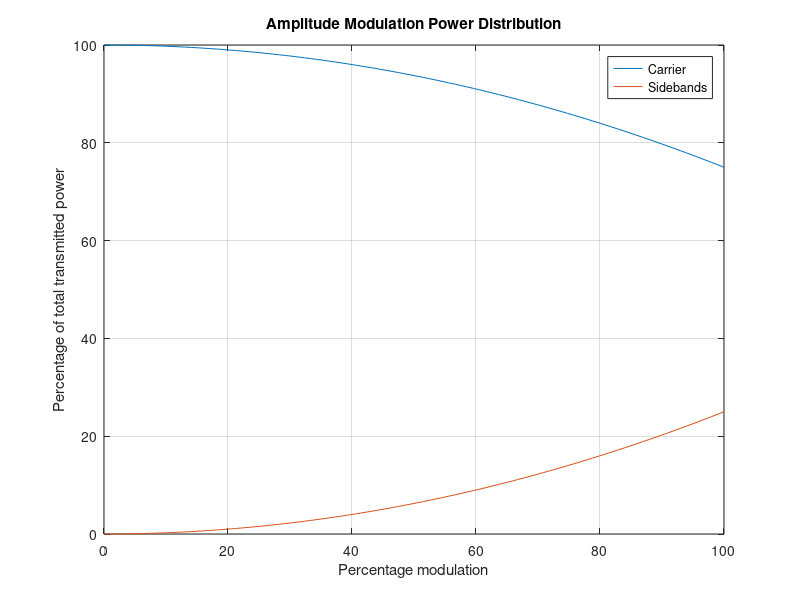

This chart was generated by the following MATLAB code:
% Power distribution in amplitude modulation

modulation_index = linspace(0, 1, 100);  % Normalized modulation index (0 to 1)
A_c = 1;  % Carrier amplitude
percentage_modulation = modulation_index * 100;  % Convert to percentage
sideband_power = ((modulation_index.^2) / 4) * 100;
carrier_power = 100 - sideband_power;

figure;
plot(percentage_modulation, carrier_power, 'DisplayName', 'Carrier');
hold on;
plot(percentage_modulation, sideband_power, 'DisplayName', 'Sidebands');
hold off;

grid on;
xlabel('Percentage modulation');
ylabel('Percentage of total transmitted power');
legend;
title('Amplitude Modulation Power Distribution');
